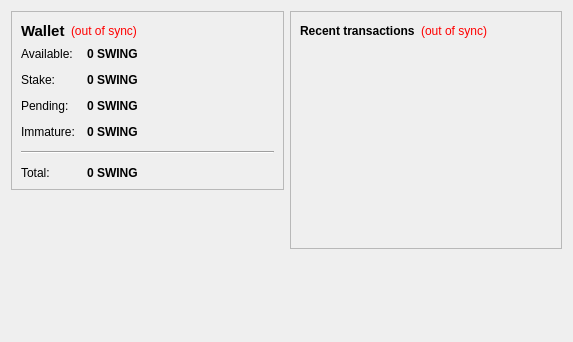
<?xml version="1.0" encoding="UTF-8"?>
<ui version="4.0">
 <class>OverviewPage</class>
 <widget class="QWidget" name="OverviewPage">
  <property name="geometry">
   <rect>
    <x>0</x>
    <y>0</y>
    <width>573</width>
    <height>342</height>
   </rect>
  </property>
  <property name="windowTitle">
   <string>Form</string>
  </property>
  <layout class="QHBoxLayout" name="horizontalLayout" stretch="1,1">
   <item>
    <layout class="QVBoxLayout" name="verticalLayout_2">
     <item>
      <widget class="QFrame" name="frame">
       <property name="frameShape">
        <enum>QFrame::StyledPanel</enum>
       </property>
       <property name="frameShadow">
        <enum>QFrame::Raised</enum>
       </property>
       <layout class="QVBoxLayout" name="verticalLayout_4">
        <item>
         <layout class="QHBoxLayout" name="horizontalLayout_4">
          <item>
           <widget class="QLabel" name="label_5">
            <property name="font">
             <font>
              <pointsize>11</pointsize>
              <weight>75</weight>
              <bold>true</bold>
             </font>
            </property>
            <property name="text">
             <string>Wallet</string>
            </property>
           </widget>
          </item>
          <item>
           <widget class="QLabel" name="labelWalletStatus">
            <property name="toolTip">
             <string>The displayed information may be out of date. Your wallet automatically synchronizes with the Swing network after a connection is established, but this process has not completed yet.</string>
            </property>
            <property name="styleSheet">
             <string notr="true">QLabel { color: red; }</string>
            </property>
            <property name="text">
             <string notr="true">(out of sync)</string>
            </property>
            <property name="alignment">
             <set>Qt::AlignLeading|Qt::AlignLeft|Qt::AlignVCenter</set>
            </property>
           </widget>
          </item>
          <item>
           <spacer name="horizontalSpacer_2">
            <property name="orientation">
             <enum>Qt::Horizontal</enum>
            </property>
            <property name="sizeHint" stdset="0">
             <size>
              <width>40</width>
              <height>20</height>
             </size>
            </property>
           </spacer>
          </item>
         </layout>
        </item>
        <item>
         <layout class="QFormLayout" name="formLayout_2">
          <property name="fieldGrowthPolicy">
           <enum>QFormLayout::AllNonFixedFieldsGrow</enum>
          </property>
          <property name="horizontalSpacing">
           <number>12</number>
          </property>
          <property name="verticalSpacing">
           <number>12</number>
          </property>
          <item row="0" column="0">
           <widget class="QLabel" name="label">
            <property name="text">
             <string>Available:</string>
            </property>
           </widget>
          </item>
          <item row="0" column="1">
           <widget class="QLabel" name="labelBalance">
            <property name="font">
             <font>
              <weight>75</weight>
              <bold>true</bold>
             </font>
            </property>
            <property name="cursor">
             <cursorShape>IBeamCursor</cursorShape>
            </property>
            <property name="toolTip">
             <string>Your current spendable balance</string>
            </property>
            <property name="text">
             <string notr="true">0 SWING</string>
            </property>
            <property name="textInteractionFlags">
             <set>Qt::LinksAccessibleByMouse|Qt::TextSelectableByKeyboard|Qt::TextSelectableByMouse</set>
            </property>
           </widget>
          </item>
          <item row="1" column="0">
           <widget class="QLabel" name="label_6">
            <property name="text">
             <string>Stake:</string>
            </property>
           </widget>
          </item>
          <item row="1" column="1">
           <widget class="QLabel" name="labelStake">
            <property name="font">
             <font>
              <weight>75</weight>
              <bold>true</bold>
             </font>
            </property>
            <property name="cursor">
             <cursorShape>IBeamCursor</cursorShape>
            </property>
            <property name="toolTip">
             <string>Total of coins that was staked, and do not yet count toward the current balance</string>
            </property>
            <property name="text">
             <string notr="true">0 SWING</string>
            </property>
            <property name="textInteractionFlags">
             <set>Qt::LinksAccessibleByMouse|Qt::TextSelectableByKeyboard|Qt::TextSelectableByMouse</set>
            </property>
           </widget>
          </item>
          <item row="2" column="0">
           <widget class="QLabel" name="label_3">
            <property name="text">
             <string>Pending:</string>
            </property>
           </widget>
          </item>
          <item row="2" column="1">
           <widget class="QLabel" name="labelUnconfirmed">
            <property name="font">
             <font>
              <weight>75</weight>
              <bold>true</bold>
             </font>
            </property>
            <property name="cursor">
             <cursorShape>IBeamCursor</cursorShape>
            </property>
            <property name="toolTip">
             <string>Total of transactions that have yet to be confirmed, and do not yet count toward the current balance</string>
            </property>
            <property name="text">
             <string notr="true">0 SWING</string>
            </property>
            <property name="textInteractionFlags">
             <set>Qt::LinksAccessibleByMouse|Qt::TextSelectableByKeyboard|Qt::TextSelectableByMouse</set>
            </property>
           </widget>
          </item>
          <item row="3" column="0">
           <widget class="QLabel" name="labelImmatureText">
            <property name="text">
             <string>Immature:</string>
            </property>
           </widget>
          </item>
          <item row="3" column="1">
           <widget class="QLabel" name="labelImmature">
            <property name="font">
             <font>
              <weight>75</weight>
              <bold>true</bold>
             </font>
            </property>
            <property name="toolTip">
             <string>Mined balance that has not yet matured</string>
            </property>
            <property name="text">
             <string notr="true">0 SWING</string>
            </property>
            <property name="textInteractionFlags">
             <set>Qt::LinksAccessibleByMouse|Qt::TextSelectableByKeyboard|Qt::TextSelectableByMouse</set>
            </property>
           </widget>
          </item>
          <item row="4" column="0" colspan="2">
           <widget class="Line" name="line">
            <property name="orientation">
             <enum>Qt::Horizontal</enum>
            </property>
           </widget>
          </item>
          <item row="5" column="0">
           <widget class="QLabel" name="labelTotalText">
            <property name="text">
             <string>Total:</string>
            </property>
           </widget>
          </item>
          <item row="5" column="1">
           <widget class="QLabel" name="labelTotal">
            <property name="font">
             <font>
              <weight>75</weight>
              <bold>true</bold>
             </font>
            </property>
            <property name="cursor">
             <cursorShape>IBeamCursor</cursorShape>
            </property>
            <property name="toolTip">
             <string>Your current total balance</string>
            </property>
            <property name="text">
             <string notr="true">0 SWING</string>
            </property>
            <property name="textInteractionFlags">
             <set>Qt::LinksAccessibleByMouse|Qt::TextSelectableByKeyboard|Qt::TextSelectableByMouse</set>
            </property>
           </widget>
          </item>
         </layout>
        </item>
       </layout>
      </widget>
     </item>
     <item>
      <spacer name="verticalSpacer">
       <property name="orientation">
        <enum>Qt::Vertical</enum>
       </property>
       <property name="sizeHint" stdset="0">
        <size>
         <width>20</width>
         <height>40</height>
        </size>
       </property>
      </spacer>
     </item>
    </layout>
   </item>
   <item>
    <layout class="QVBoxLayout" name="verticalLayout_3">
     <item>
      <widget class="QFrame" name="frame_2">
       <property name="frameShape">
        <enum>QFrame::StyledPanel</enum>
       </property>
       <property name="frameShadow">
        <enum>QFrame::Raised</enum>
       </property>
       <layout class="QVBoxLayout" name="verticalLayout">
        <item>
         <layout class="QHBoxLayout" name="horizontalLayout_2">
          <item>
           <widget class="QLabel" name="label_4">
            <property name="text">
             <string>&lt;b&gt;Recent transactions&lt;/b&gt;</string>
            </property>
           </widget>
          </item>
          <item>
           <widget class="QLabel" name="labelTransactionsStatus">
            <property name="toolTip">
             <string>The displayed information may be out of date. Your wallet automatically synchronizes with the Swing network after a connection is established, but this process has not completed yet.</string>
            </property>
            <property name="styleSheet">
             <string notr="true">QLabel { color: red; }</string>
            </property>
            <property name="text">
             <string notr="true">(out of sync)</string>
            </property>
            <property name="alignment">
             <set>Qt::AlignRight|Qt::AlignTrailing|Qt::AlignVCenter</set>
            </property>
           </widget>
          </item>
          <item>
           <spacer name="horizontalSpacer">
            <property name="orientation">
             <enum>Qt::Horizontal</enum>
            </property>
            <property name="sizeHint" stdset="0">
             <size>
              <width>40</width>
              <height>20</height>
             </size>
            </property>
           </spacer>
          </item>
         </layout>
        </item>
        <item>
         <widget class="QListView" name="listTransactions">
          <property name="styleSheet">
           <string notr="true">QListView { background: transparent; }</string>
          </property>
          <property name="frameShape">
           <enum>QFrame::NoFrame</enum>
          </property>
          <property name="verticalScrollBarPolicy">
           <enum>Qt::ScrollBarAlwaysOff</enum>
          </property>
          <property name="horizontalScrollBarPolicy">
           <enum>Qt::ScrollBarAlwaysOff</enum>
          </property>
          <property name="selectionMode">
           <enum>QAbstractItemView::NoSelection</enum>
          </property>
         </widget>
        </item>
       </layout>
      </widget>
     </item>
     <item>
      <spacer name="verticalSpacer_2">
       <property name="orientation">
        <enum>Qt::Vertical</enum>
       </property>
       <property name="sizeHint" stdset="0">
        <size>
         <width>20</width>
         <height>40</height>
        </size>
       </property>
      </spacer>
     </item>
    </layout>
   </item>
  </layout>
 </widget>
 <resources/>
 <connections/>
</ui>
